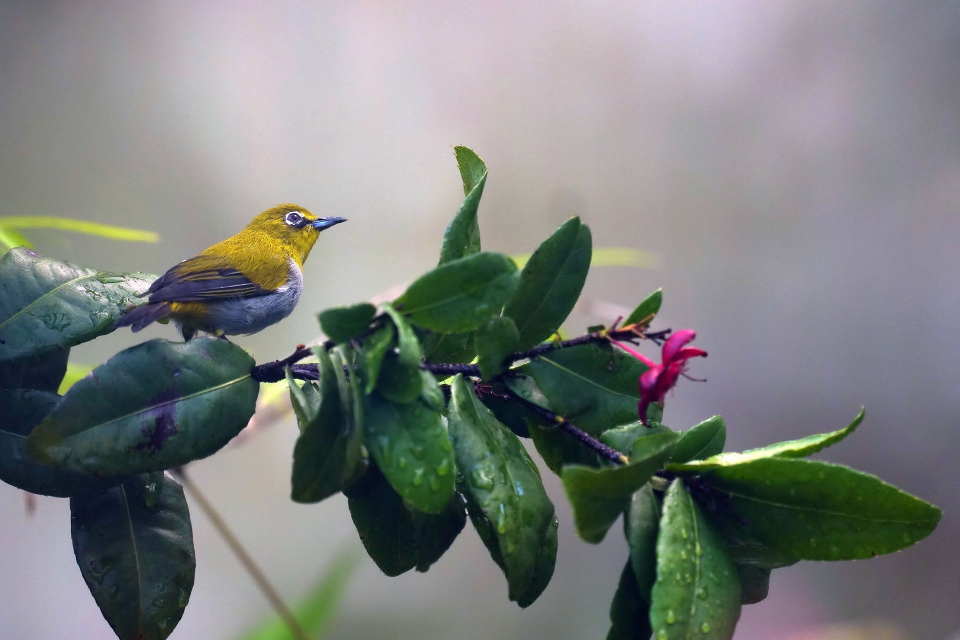
#> input picture Assignment_2/bird.png, 1920 x 1280 px (shown at 1/2 size)
$ python Smoothing_and_Edge_Detection.py bird.png
#> lines starting #> are read from the running program, lines starting #| are printed output that depends on the picture
import math
import cv2
import sys
import numpy as np


# [70 lines left out: functions normalize_matrix, pad_image, pad_inverse, not called in this run]


def convert_row(row):
    splitted_row = row.split(',')
    return [int(x) for x in splitted_row if len(x) > 0]


# [86 lines left out: functions smooth, build_gaussian_matrix, LoG, compute_sobel, different_images, not called in this run]


#### Image processing ####
img = cv2.imread(sys.argv[1], 0)
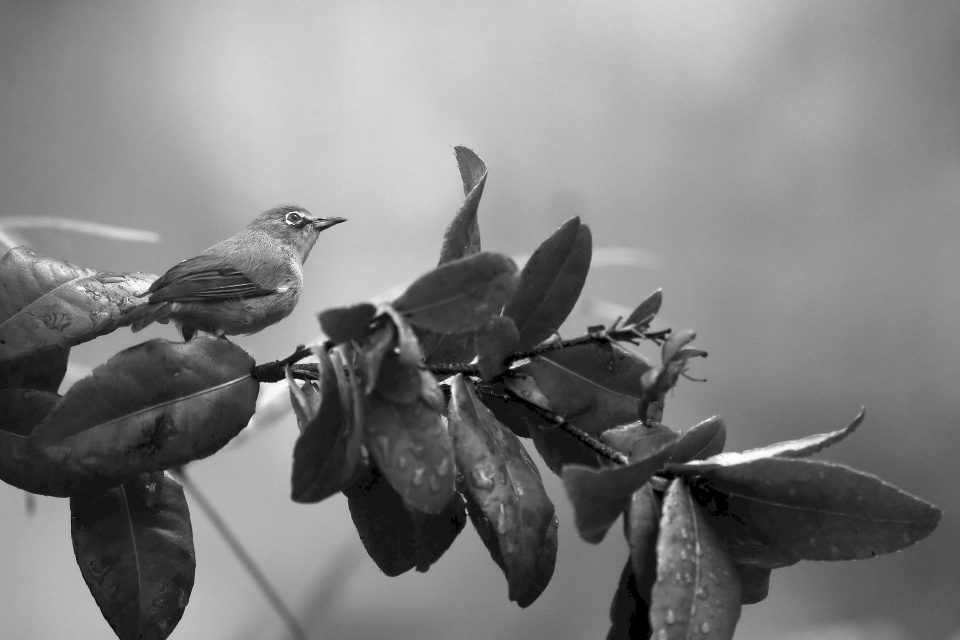
#> img: shape (1280, 1920) (shown at 1/2 size); min 0, max 255, mean 126.3
# img = cv2.resize(img, (640, 480))
# let the user choose the filter
kind_of_filter = input("Choose filter: \n1 - Smoothing\n2 - Edge Detection\n")
#> the answer given: 1
filter_size = int(input("Choose filter size: 3\\5\\7\\9\n"))
#> the answer given: 1


# check input validity
while filter_size not in [3, 5, 7, 9]:
#> (the run stopped early here; a loop or call above may not have finished)
